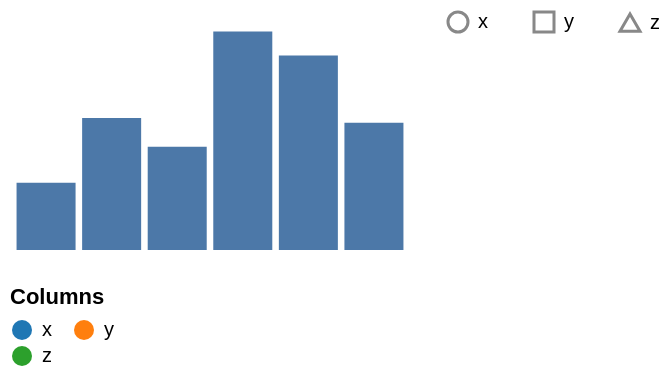

Write the Vega-Lite specification saved for this chart.
### Vega specification from a JSON file in a GitHub repository (floating-point values rounded to 4 significant figures)
{"width": 200, "height": 120, "padding": 5, "data": [{"name": "t", "values": [{"a": "Alpha", "b": 28, "c": "x", "d": 1}, {"a": "Bravo", "b": 55, "c": "y", "d": 2}, {"a": "Charlie", "b": 43, "c": "x", "d": 3}, {"a": "Delta", "b": 91, "c": "z", "d": 4}, {"a": "Echo", "b": 81, "c": "y", "d": 5}, {"a": "Foxtrot", "b": 53, "c": "z", "d": 6}]}], "scales": [{"name": "x", "type": "band", "domain": {"data": "t", "field": "a"}, "range": "width", "padding": 0.1}, {"name": "y", "type": "linear", "domain": {"data": "t", "field": "b"}, "range": "height", "nice": true}, {"name": "color", "type": "ordinal", "domain": {"data": "t", "field": "c"}, "range": {"scheme": "category10"}}, {"name": "ramp", "type": "linear", "domain": {"data": "t", "field": "d"}, "range": {"scheme": "blues"}}, {"name": "size", "type": "linear", "domain": {"data": "t", "field": "b"}, "range": [10, 200]}, {"name": "shape", "type": "ordinal", "domain": {"data": "t", "field": "c"}, "range": "symbol"}, {"name": "quant", "type": "quantize", "domain": [0, 100], "range": {"scheme": "greens", "count": 4}}], "marks": [{"type": "rect", "from": {"data": "t"}, "encode": {"enter": {"x": {"scale": "x", "field": "a"}, "width": {"scale": "x", "band": 1}, "y": {"scale": "y", "field": "b"}, "y2": {"scale": "y", "value": 0}}}}], "legends": [{"fill": "color", "columns": 2, "orient": "bottom", "direction": "horizontal", "title": "Columns"}, {"shape": "shape", "columns": 3, "rowPadding": 6, "columnPadding": 20, "orient": "right"}]}
